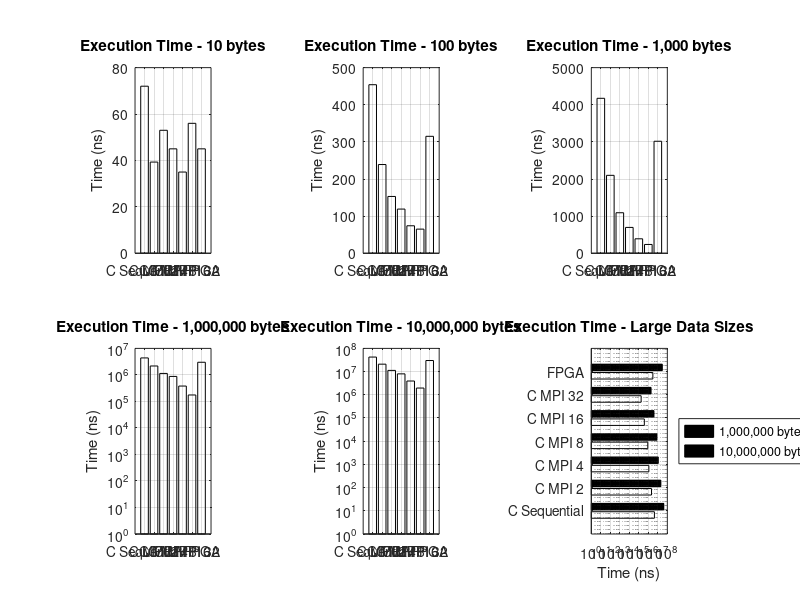

Write MATLAB code to recreate this figure. (Note: this script raises an error after producing the figure.)
% Define the implementations and data sizes
implementations = {'C Sequential', 'C MPI 2', 'C MPI 4', 'C MPI 8', 'C MPI 16', 'C MPI 32', 'FPGA'};
dataSizes = [10, 100, 1000, 1000000, 10000000];
dataLabels = {'10 bytes', '100 bytes', '1,000 bytes', '1,000,000 bytes', '10,000,000 bytes'};

% Selected implementations for line graphs (indices in the implementations array)
selected_impls = [1, 2, 4, 6, 7]; % C Sequential, C MPI 2, C MPI 8, C MPI 32, FPGA
selected_impl_names = implementations(selected_impls);

% MPI process counts for efficiency calculation
mpi_processes = [1, 2, 4, 8, 16, 32]; % Including sequential as 1 process
mpi_impl_names = {'C Sequential', 'C MPI 2', 'C MPI 4', 'C MPI 8', 'C MPI 16', 'C MPI 32'};

% Execution time in nanoseconds
execTime = [
    % C Sequential
    72, 454, 4174, 4370000, 42310000;
    % C MPI 2
    39.3, 239, 2099, 2170000, 20898000;
    % C MPI 4
    53, 153, 1091, 1137000, 11266000;
    % C MPI 8
    45, 119, 696, 877000, 7983000;
    % C MPI 16
    35, 74, 389, 380000, 3926000;
    % C MPI 32
    56, 65, 237, 175000, 1954000;
    % FPGA
    45, 315, 3017, 3000015, 30000015
];

% Clock cycles per byte
cyclesPerByte = [
    % C Sequential
    19.80, 13.46, 12.28, 12.50, 12.23;
    % C MPI 2
    11.80, 7.16, 6.15, 6.21, 5.98;
    % C MPI 4
    16.00, 4.60, 3.20, 3.25, 3.22;
    % C MPI 8
    13.40, 3.57, 2.04, 2.51, 2.28;
    % C MPI 16
    10.50, 2.22, 1.14, 1.09, 1.12;
    % C MPI 32
    16.80, 1.94, 0.70, 0.50, 0.56;
    % FPGA
    1.00, 1.00, 1.00, 1.00, 1.00  % Assuming 1 cycle/byte for FPGA as indicated
];

% Calculate speedup relative to C Sequential (for execution time)
speedup_time = zeros(size(execTime));
for i = 1:size(execTime, 2)
    speedup_time(:, i) = execTime(1, i) ./ execTime(:, i);
end

% Calculate speedup relative to C Sequential (for cycles per byte)
speedup_cycles = zeros(size(cyclesPerByte));
for i = 1:size(cyclesPerByte, 2)
    speedup_cycles(:, i) = cyclesPerByte(1, i) ./ cyclesPerByte(:, i);
end

% Calculate parallel efficiency for MPI implementations
% Efficiency = (Speedup / Number of Processes) * 100%
mpi_speedup_avg = mean(speedup_time(1:6, :), 2); % Average speedup across data sizes for MPI implementations
parallel_efficiency = (mpi_speedup_avg ./ mpi_processes') * 100;

% Create figure for execution time
figure(1);
set(gcf, 'Position', [100, 100, 1200, 800]);

% Plot execution time for each data size
for i = 1:length(dataSizes)
    subplot(2, 3, i);
    bar(execTime(:, i), 'FaceColor', 'flat');
    set(gca, 'XTickLabel', implementations);
    title(['Execution Time - ' dataLabels{i}]);
    ylabel('Time (ns)');
    xtickangle(45);
    grid on;
    
    % Use logarithmic scale for larger data sizes
    if i > 3
        set(gca, 'YScale', 'log');
    end
end

% Add a combined plot for larger data sizes
subplot(2, 3, 6);
barh(execTime(:, 4:5), 'FaceColor', 'flat');
set(gca, 'YTickLabel', implementations);
legend(dataLabels(4:5), 'Location', 'eastoutside');
title('Execution Time - Large Data Sizes');
xlabel('Time (ns)');
set(gca, 'XScale', 'log');
grid on;

sgtitle('Execution Time Comparison Across Implementations', 'FontSize', 16);

% Create figure for clock cycles per byte
figure(2);
set(gcf, 'Position', [100, 100, 1200, 800]);

% Plot clock cycles per byte
for i = 1:length(dataSizes)
    subplot(2, 3, i);
    bar(cyclesPerByte(:, i), 'FaceColor', 'flat');
    set(gca, 'XTickLabel', implementations);
    title(['Cycles/Byte - ' dataLabels{i}]);
    ylabel('Cycles/Byte');
    xtickangle(45);
    grid on;
    ylim([0, max(cyclesPerByte(:, i))*1.1]);
end

% Add a combined plot for all data sizes
subplot(2, 3, 6);
plot(1:length(implementations), cyclesPerByte, 'LineWidth', 2, 'Marker', 'o', 'MarkerSize', 8);
set(gca, 'XTick', 1:length(implementations), 'XTickLabel', implementations);
legend(dataLabels, 'Location', 'eastoutside');
title('Cycles/Byte Across Data Sizes');
ylabel('Cycles/Byte');
xtickangle(45);
grid on;

sgtitle('Clock Cycles per Byte Comparison Across Implementations', 'FontSize', 16);

% Create NEW figure for MPI Parallel Efficiency Bar Chart
figure(3);
set(gcf, 'Position', [100, 100, 900, 600]);

bar(parallel_efficiency, 'FaceColor', [0.2 0.6 0.8], 'EdgeColor', 'black', 'LineWidth', 1);
set(gca, 'XTickLabel', mpi_impl_names);
title('MPI Parallel Efficiency Analysis', 'FontSize', 16);
ylabel('Parallel Efficiency (%)', 'FontSize', 12);
xlabel('Implementation', 'FontSize', 12);
xtickangle(45);
grid on;
ylim([0, 110]);

% Add efficiency values on top of bars
for i = 1:length(parallel_efficiency)
    text(i, parallel_efficiency(i) + 2, sprintf('%.1f%%', parallel_efficiency(i)), ...
         'HorizontalAlignment', 'center', 'FontSize', 10, 'FontWeight', 'bold');
end

% Add horizontal line at 100% efficiency
hold on;
plot([0.5, length(parallel_efficiency)+0.5], [100, 100], 'r--', 'LineWidth', 2);
text(length(parallel_efficiency)/2, 102, 'Ideal Efficiency (100%)', ...
     'HorizontalAlignment', 'center', 'Color', 'red', 'FontWeight', 'bold');
hold off;

% Create figure for time speedup
figure(4);
set(gcf, 'Position', [100, 100, 1200, 800]);

% Plot time speedup for each data size
for i = 1:length(dataSizes)
    subplot(2, 3, i);
    bar(speedup_time(:, i), 'FaceColor', 'flat');
    set(gca, 'XTickLabel', implementations);
    title(['Time Speedup vs C Sequential - ' dataLabels{i}]);
    ylabel('Speedup Factor');
    xtickangle(45);
    grid on;
    ylim([0, max(speedup_time(:, i))*1.1]);
end

% Add a combined plot for SELECTED implementations across all data sizes
subplot(2, 3, 6);
% Extract only the selected implementations
selected_speedup_time = speedup_time(selected_impls, :);
plot(log10(dataSizes), selected_speedup_time', 'LineWidth', 2, 'Marker', 'o', 'MarkerSize', 8);
set(gca, 'XTick', log10(dataSizes), 'XTickLabel', dataLabels);
legend(selected_impl_names, 'Location', 'eastoutside');
title('Time Speedup Across Data Sizes (Selected Implementations)');
ylabel('Speedup Factor vs C Sequential');
xtickangle(45);
grid on;

sgtitle('Execution Time Speedup Relative to C Sequential', 'FontSize', 16);

% Create figure for cycles speedup
figure(5);
set(gcf, 'Position', [100, 100, 1200, 800]);

% Plot cycles speedup for each data size
for i = 1:length(dataSizes)
    subplot(2, 3, i);
    bar(speedup_cycles(:, i), 'FaceColor', 'flat');
    set(gca, 'XTickLabel', implementations);
    title(['Cycles/Byte Speedup vs C Sequential - ' dataLabels{i}]);
    ylabel('Speedup Factor');
    xtickangle(45);
    grid on;
    ylim([0, max(speedup_cycles(:, i))*1.1]);
end

% Add a combined plot for SELECTED implementations across all data sizes
subplot(2, 3, 6);
% Extract only the selected implementations
selected_speedup_cycles = speedup_cycles(selected_impls, :);
plot(log10(dataSizes), selected_speedup_cycles', 'LineWidth', 2, 'Marker', 'o', 'MarkerSize', 8);
set(gca, 'XTick', log10(dataSizes), 'XTickLabel', dataLabels);
legend(selected_impl_names, 'Location', 'eastoutside');
title('Cycles/Byte Speedup Across Data Sizes (Selected Implementations)');
ylabel('Speedup Factor vs C Sequential');
xtickangle(45);
grid on;

sgtitle('Clock Cycles per Byte Speedup Relative to C Sequential', 'FontSize', 16);

% Create figure for execution time speedup heatmap
figure(6);
set(gcf, 'Position', [100, 100, 800, 600]);

% Create heatmap for time speedup across implementations and data sizes
imagesc(speedup_time');
colorbar;
title('Execution Time Speedup Heatmap Relative to C Sequential', 'FontSize', 16);
xlabel('Implementation');
ylabel('Data Size');
set(gca, 'XTick', 1:length(implementations), 'XTickLabel', implementations);
set(gca, 'YTick', 1:length(dataLabels), 'YTickLabel', dataLabels);
xtickangle(45);

% Create figure for clock cycles per byte speedup heatmap
figure(7);
set(gcf, 'Position', [100, 100, 800, 600]);

% Create heatmap for cycles speedup across implementations and data sizes
imagesc(speedup_cycles');
colorbar;
title('Clock Cycles per Byte Speedup Heatmap Relative to C Sequential', 'FontSize', 16);
xlabel('Implementation');
ylabel('Data Size');
set(gca, 'XTick', 1:length(implementations), 'XTickLabel', implementations);
set(gca, 'YTick', 1:length(dataLabels), 'YTickLabel', dataLabels);
xtickangle(45);

% Create dedicated figure for time speedup line graph of selected implementations
figure(8);
set(gcf, 'Position', [100, 100, 900, 600]);

% Define color scheme for implementations
colors = lines(length(selected_impls));
markers = {'o', 's', 'd', '^', 'v'};

% Plot time speedup with data size on x-axis and different colors per implementation
hold on;
for i = 1:length(selected_impls)
    plot(dataSizes, selected_speedup_time(i,:), 'Color', colors(i,:), 'LineWidth', 2, ...
         'Marker', markers{i}, 'MarkerSize', 8, 'DisplayName', selected_impl_names{i});
end
hold off;

set(gca, 'XScale', 'log'); % Use log scale for x-axis
grid on;
xlabel('Data Size (bytes)', 'FontSize', 12);
ylabel('Speedup Factor vs C Sequential', 'FontSize', 12);
title('Execution Time Speedup vs Data Size', 'FontSize', 16);
legend('Location', 'best');

% Add data size labels to the x-axis
xticks(dataSizes);
xticklabels({'10', '100', '1,000', '1,000,000', '10,000,000'});
xtickangle(45);

% Create dedicated figure for cycles speedup line graph of selected implementations
figure(9);
set(gcf, 'Position', [100, 100, 900, 600]);

% Plot cycles speedup with data size on x-axis and different colors per implementation
hold on;
for i = 1:length(selected_impls)
    plot(dataSizes, selected_speedup_cycles(i,:), 'Color', colors(i,:), 'LineWidth', 2, ...
         'Marker', markers{i}, 'MarkerSize', 8, 'DisplayName', selected_impl_names{i});
end
hold off;

set(gca, 'XScale', 'log'); % Use log scale for x-axis
grid on;
xlabel('Data Size (bytes)', 'FontSize', 12);
ylabel('Speedup Factor vs C Sequential', 'FontSize', 12);
title('Clock Cycles per Byte Speedup vs Data Size', 'FontSize', 16);
legend('Location', 'best');

% Add data size labels to the x-axis
xticks(dataSizes);
xticklabels({'10', '100', '1,000', '1,000,000', '10,000,000'});
xtickangle(45);

% Save the figures
saveas(figure(1), 'execution_time_comparison.png');
saveas(figure(2), 'cycles_per_byte_comparison.png');
saveas(figure(3), 'mpi_parallel_efficiency.png');
saveas(figure(4), 'time_speedup_comparison.png');
saveas(figure(5), 'cycles_speedup_comparison.png');
saveas(figure(6), 'time_speedup_heatmap.png');
saveas(figure(7), 'cycles_speedup_heatmap.png');
saveas(figure(8), 'time_speedup_vs_datasize.png');
saveas(figure(9), 'cycles_speedup_vs_datasize.png');

% Display parallel efficiency results
fprintf('\nParallel Efficiency Results:\n');
fprintf('============================\n');
for i = 1:length(mpi_impl_names)
    fprintf('%s: %.1f%% efficiency\n', mpi_impl_names{i}, parallel_efficiency(i));
end
